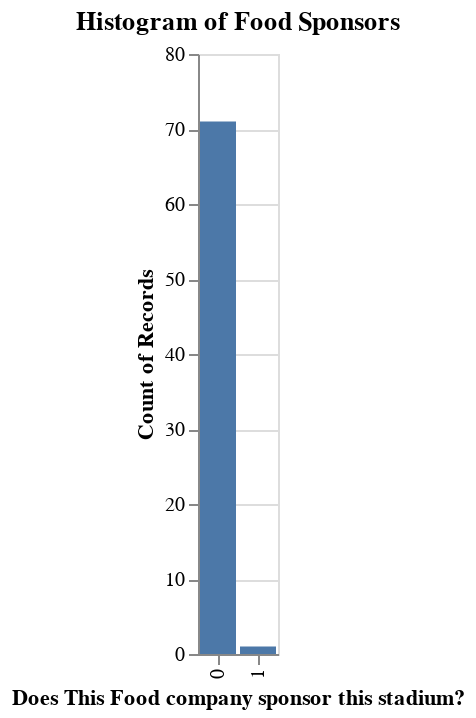

Notebook cell for this chart:
### Code cell
print(value_counts1[2])
charts[2]

### Figure 1 — Vega-Lite specification as saved in the notebook (floating-point values rounded to 4 significant figures)
{"config": {"view": {"continuousWidth": 300, "continuousHeight": 300}}, "data": {"name": "data-57a0a9befa761ae2eed11dfa8fd699cd"}, "mark": {"type": "bar"}, "encoding": {"x": {"field": "category", "title": "Does This Food company sponsor this stadium?", "type": "nominal"}, "y": {"field": "count", "title": "Count of Records", "type": "quantitative"}}, "title": "Histogram of Food Sponsors", "$schema": "https://vega.github.io/schema/vega-lite/v5.20.1.json", "datasets": {"data-57a0a9befa761ae2eed11dfa8fd699cd": [{"category": 0, "count": 71}, {"category": 1, "count": 1}]}}
